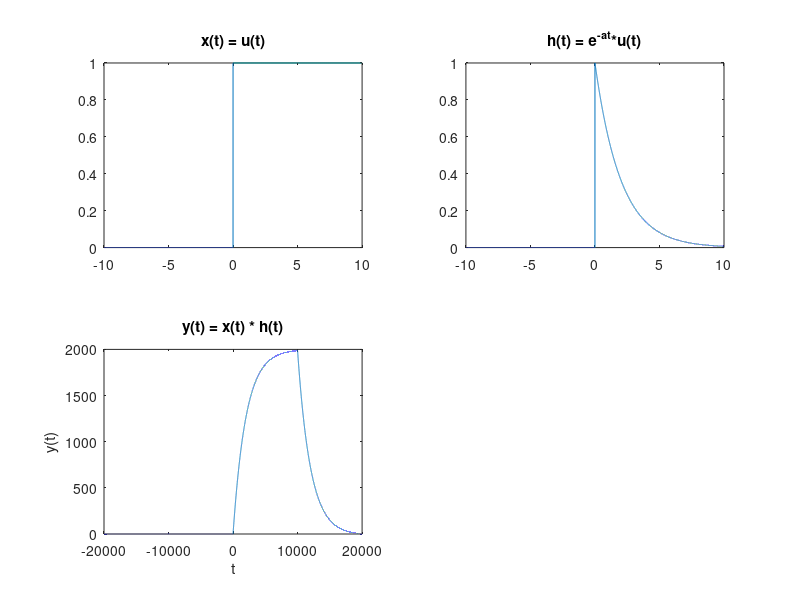

MATLAB code to generate this figure:
t = -10:0.001:10;
ut = (t >= 0);
x = double(ut);
a = 0.5; % a<0
h = exp(-a*t).*ut;

y = conv(x, h);

subplot(2,2,1);
plot(t, x);
title('x(t) = u(t)')

subplot(2,2,2);
plot(t, h);
title('h(t) = e^-^a^t*u(t)');

subplot(2,2,3);
r = -(length(t)-1):length(t)-1;
plot(r, y);
title('y(t) = x(t) * h(t)');
xlabel('t')
ylabel('y(t)')